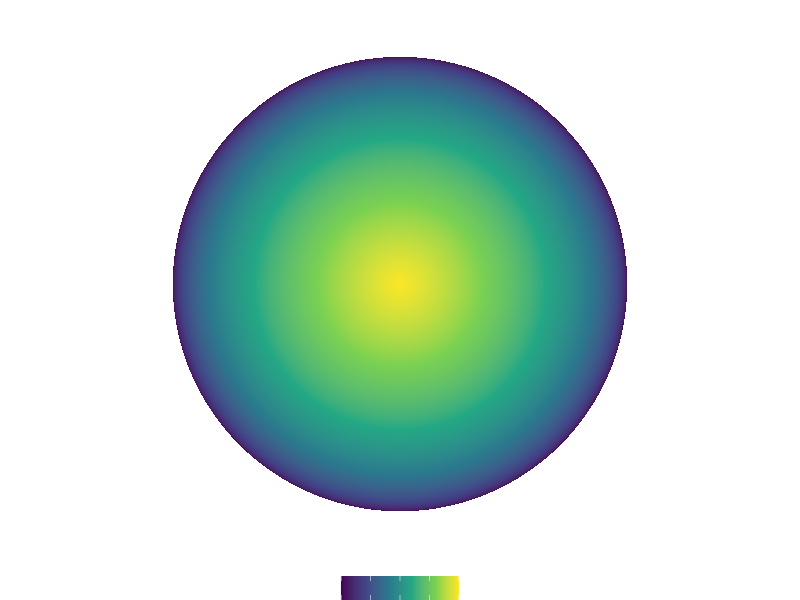
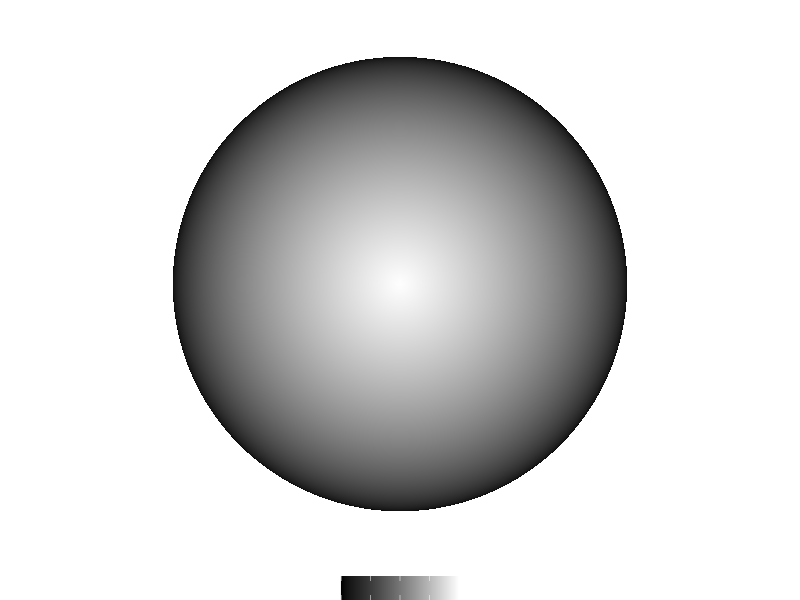
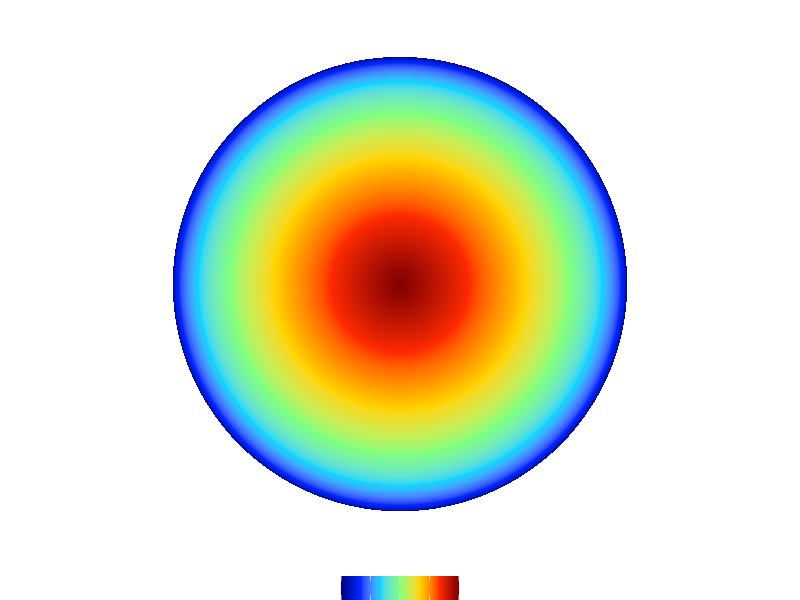
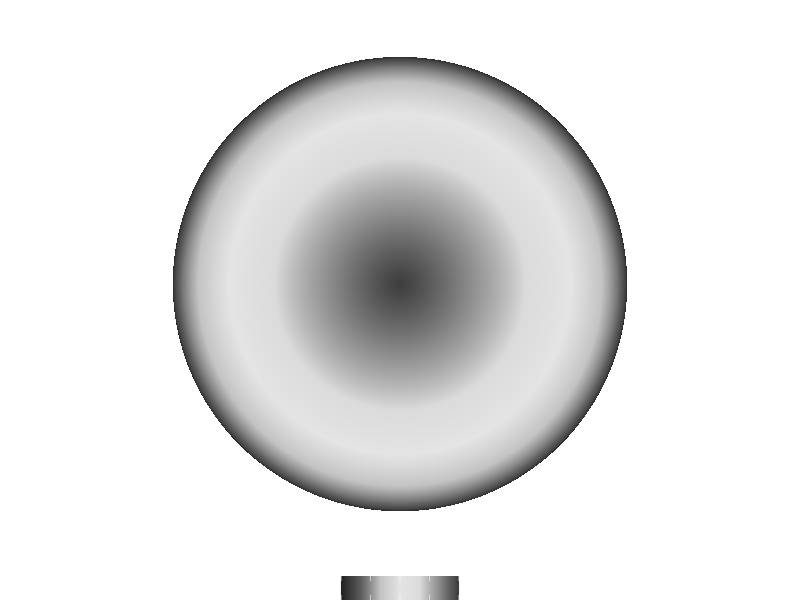

Recreate these plots in R, in order.
## ---- chunk 1
#| include: false
library(tidyverse)
library(scales)
library(grDevices)
## ---- chunk 2
#| label: fig-rainbow_harm
#| fig-cap: Rainbow (Jet) color map is dangerous
#| fig-subcap: 
#|    - Viridis
#|    - Grayscale
#|    - Jet
#|    - Jet Grayscale
#| layout-ncol: 2


library(grDevices)
library(scales)

jet_colors <-
  c("#00007F",
    "blue",
    "#007FFF",
    "cyan",
    "#7FFF7F",
    "yellow",
    "#FF7F00",
    "red",
    "#7F0000")

base_plot <- tibble(value = 1000:0,) %>%
  ggplot(aes(y = value, x = 0, fill = value)) +
  geom_col() +
  coord_polar() +
  theme_void() +
  theme(
    legend.position = "bottom",
    legend.title = element_blank(),
    legend.text = element_blank(),
    plot.title = element_text(size = 12 * .pt, hjust = 0.5),
    legend.key.width = unit(0.6, "cm")
  )


viridis <- base_plot +
  scale_fill_viridis_c()
#  labs(title = "Viridis")

jett <- base_plot +
  scale_fill_gradientn(colors = colorRampPalette(jet_colors)(7))
#labs(title = "Jet")

jett_gray <- base_plot +
  scale_fill_gradientn(colors = colorRampPalette(col2hcl(jet_colors, c = 0))(7))
#labs(title = "Jet Grayscale")

bw <- base_plot +
  scale_fill_gradient(low = "black", high = "white")
#  labs(title = "Black and White")

viridis
bw
jett
jett_gray
